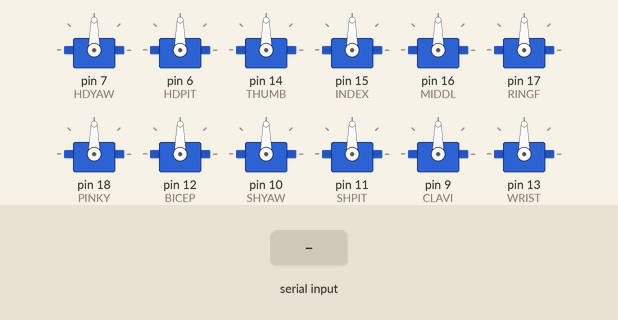
This sketch was run on a simulated Arduino Uno, built with avr-gcc and run on an emulated ATmega328P. On the bench: 12 × servo. The test bench sets the inputs (shaded band).

Above: at 1.2 s.
1.3 s: byte 30 received over Serial
At 2.5 s:
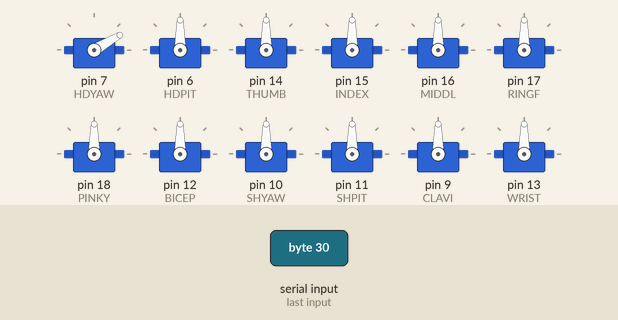
2.8 s: byte 120 received over Serial
At 3.7 s:
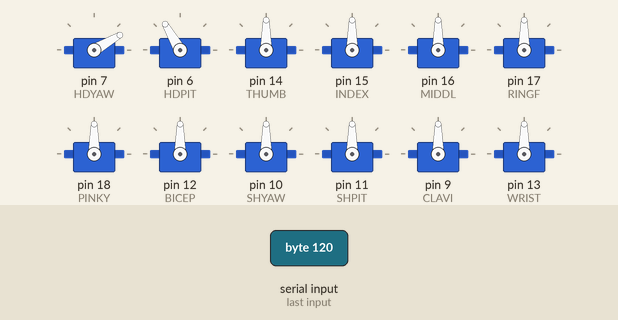
4.3 s: byte 30 received over Serial
At 4.8 s:
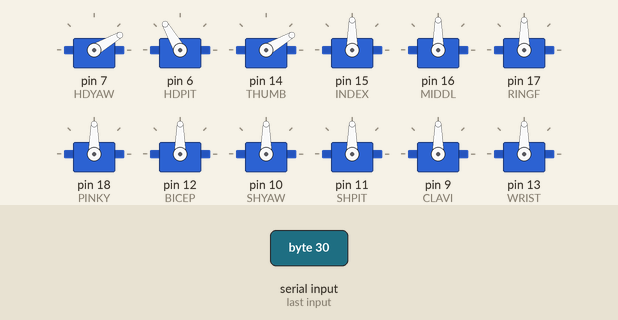
5.8 s: byte 120 received over Serial
At 7.2 s:
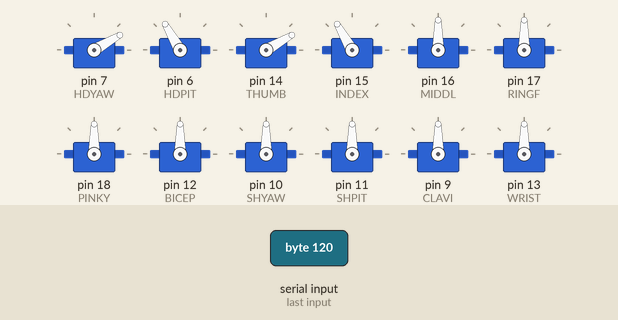
Timing chart, 0 to 8.3 s (numbered marks = the images above; inputs shaded):
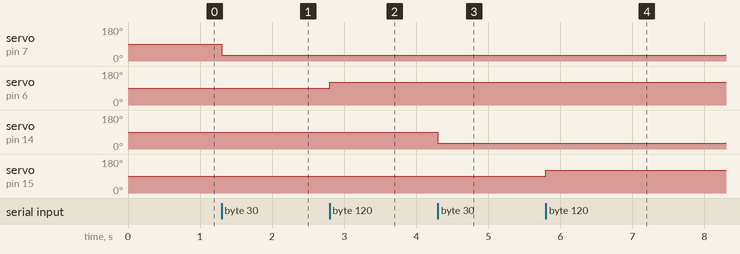

The sketch:

complete.ino
```cpp
#include <Servo.h>

const int NUMBER_OF_SERVOS = 12;

const int HDPIT =  6;
const int HDYAW =  7;

const int THUMB = 14;
const int INDEX = 15;
const int MIDDL = 16;
const int RINGF = 17;
const int PINKY = 18;

const int CLAVI =  9;
const int SHYAW = 10;
const int SHPIT = 11;
const int BICEP = 12;
const int WRIST = 13;

Servo allServos[NUMBER_OF_SERVOS];

int incomingByte = 0;

void setup() {
  Serial.begin(115200);
  allServos[0].attach(HDYAW);
  allServos[1].attach(HDPIT);
  allServos[2].attach(THUMB);
  allServos[3].attach(INDEX);
  allServos[4].attach(MIDDL);
  allServos[5].attach(RINGF);
  allServos[6].attach(PINKY);
  allServos[7].attach(BICEP);
  allServos[8].attach(SHYAW);
  allServos[9].attach(SHPIT);
  allServos[10].attach(CLAVI);
  allServos[11].attach(WRIST);
}

void loop() {
  int count = 0;
  int i;

  for (i = 0; i < NUMBER_OF_SERVOS; i++) {
    while(Serial.available() == 0);
    incomingByte = Serial.read();

    /*
      will get a number between 0 and 180 for fingers, 0 is open and 180 is closed
      thumb, index and middle are connected backwards
      the Leap reader will take care of the values for the arm servos
    */
    //if (i == 2 || i == 3 || i == 4) {
    //  allServos[i].write(180 - incomingByte);
    //} else {
      allServos[i].write(incomingByte);
    //}
  }
}
```

Measured:
- after the input at 1.3 s, servo on pin 7 (HDYAW): 90° → 30° at once
- after the input at 2.8 s, servo on pin 6 (HDPIT): 90° → 120° at once
- after the input at 4.3 s, servo on pin 14 (THUMB): 90° → 30° at once
- after the input at 5.8 s, servo on pin 15 (INDEX): 90° → 120° at once
